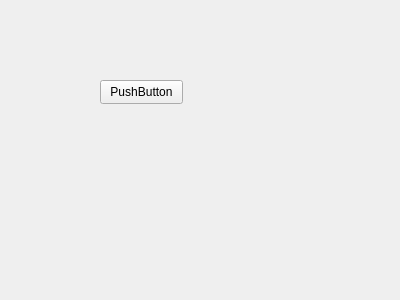
<?xml version="1.0" encoding="UTF-8"?>
<ui version="4.0">
 <class>Form</class>
 <widget class="QWidget" name="Form">
  <property name="geometry">
   <rect>
    <x>0</x>
    <y>0</y>
    <width>400</width>
    <height>300</height>
   </rect>
  </property>
  <property name="windowTitle">
   <string>Form</string>
  </property>
  <widget class="QPushButton" name="pushButton">
   <property name="geometry">
    <rect>
     <x>100</x>
     <y>80</y>
     <width>83</width>
     <height>24</height>
    </rect>
   </property>
   <property name="text">
    <string>PushButton</string>
   </property>
  </widget>
 </widget>
 <resources/>
 <connections/>
</ui>
